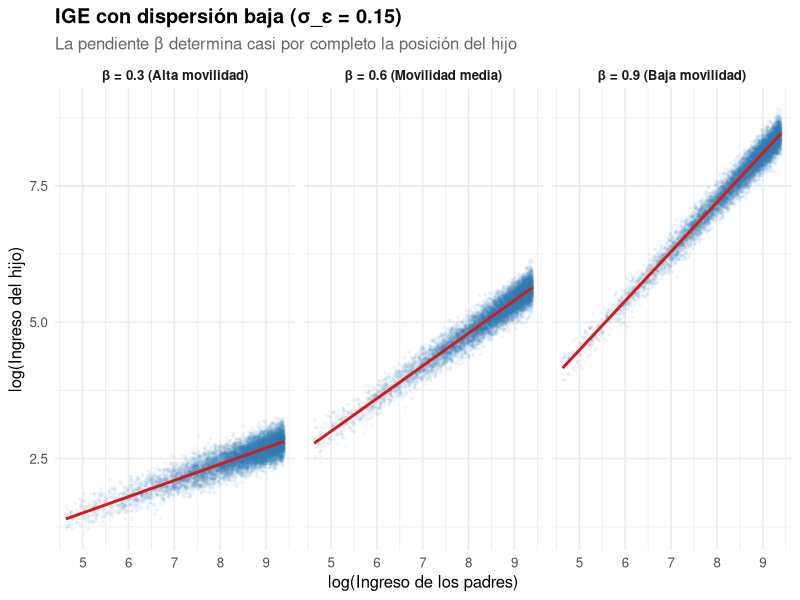
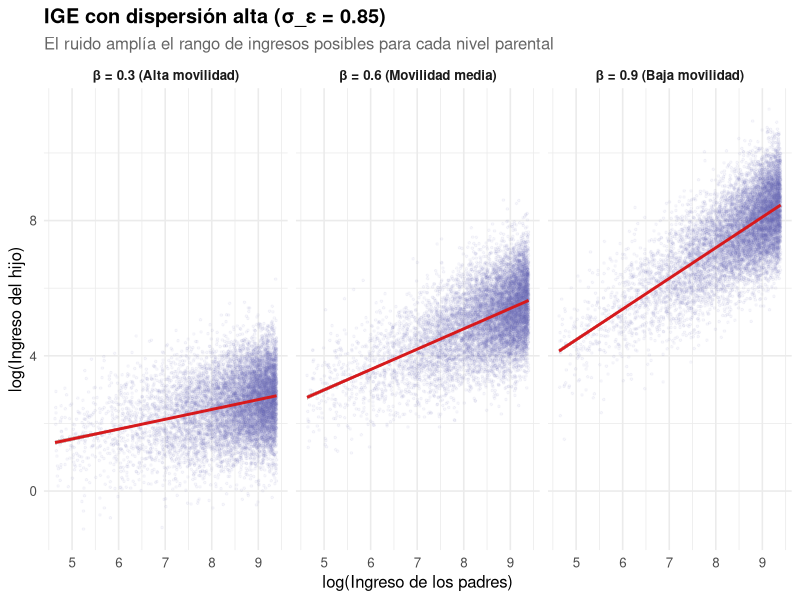

These figures' R source, in order:
## ---- chunk 1
#| message: false
#| warning: false
library(tidyverse)

set.seed(42)
n <- 10000

# Generamos ingresos parentales uniformes entre $100 y $12,000
y_p <- runif(n, 100, 12000)

# Parámetros a variar
betas  <- c(0.3, 0.6, 0.9)
sigmas <- c(0.15, 0.85)

beta_labels  <- c("0.3" = "β = 0.3 (Alta movilidad)",
                   "0.6" = "β = 0.6 (Movilidad media)",
                   "0.9" = "β = 0.9 (Baja movilidad)")

sigma_labels <- c("0.15" = "σ_ε = 0.15 (Bajo ruido)",
                   "0.85" = "σ_ε = 0.85 (Alto ruido)")

# Construimos la grilla de simulaciones
sim_data <- expand_grid(beta = betas, sigma = sigmas) %>%
  mutate(data = map2(beta, sigma, function(b, s) {
    e        <- rnorm(n, mean = 0, sd = s)
    log_yh   <- 0 + b * log(y_p) + e
    tibble(
      log_yp  = log(y_p),
      log_yh  = log_yh,
      y_p     = y_p,
      y_h     = exp(log_yh)
    )
  })) %>%
  unnest(data) %>%
  mutate(
    beta_label  = beta_labels[as.character(beta)],
    sigma_label = sigma_labels[as.character(sigma)],
    beta_label  = factor(beta_label,  levels = beta_labels),
    sigma_label = factor(sigma_label, levels = sigma_labels)
  )
## ---- chunk 2
#| fig-cap: "Transmisión intergeneracional con baja dispersión del error. Cada panel muestra un nivel de β distinto."
#| label: fig-baja-dispersion

sim_data %>%
  filter(sigma == 0.15) %>%
  ggplot(aes(x = log_yp, y = log_yh)) +
  geom_point(alpha = 0.05, size = 0.6, color = "#2c7bb6") +
  geom_smooth(method = "lm", se = TRUE, color = "#d7191c", linewidth = 1) +
  facet_wrap(~beta_label, ncol = 3) +
  labs(
    title    = "IGE con dispersión baja (σ_ε = 0.15)",
    subtitle = "La pendiente β determina casi por completo la posición del hijo",
    x        = "log(Ingreso de los padres)",
    y        = "log(Ingreso del hijo)"
  ) +
  theme_minimal(base_size = 12) +
  theme(
    strip.text      = element_text(face = "bold"),
    plot.title      = element_text(face = "bold"),
    plot.subtitle   = element_text(color = "gray40")
  )
## ---- chunk 3
#| fig-cap: "Transmisión intergeneracional con alta dispersión del error."
#| label: fig-alta-dispersion

sim_data %>%
  filter(sigma == 0.85) %>%
  ggplot(aes(x = log_yp, y = log_yh)) +
  geom_point(alpha = 0.05, size = 0.6, color = "#756bb1") +
  geom_smooth(method = "lm", se = TRUE, color = "#d7191c", linewidth = 1) +
  facet_wrap(~beta_label, ncol = 3) +
  labs(
    title    = "IGE con dispersión alta (σ_ε = 0.85)",
    subtitle = "El ruido amplía el rango de ingresos posibles para cada nivel parental",
    x        = "log(Ingreso de los padres)",
    y        = "log(Ingreso del hijo)"
  ) +
  theme_minimal(base_size = 12) +
  theme(
    strip.text      = element_text(face = "bold"),
    plot.title      = element_text(face = "bold"),
    plot.subtitle   = element_text(color = "gray40")
  )
## ---- chunk 4
#| tbl-cap: "Estimaciones OLS del coeficiente β por escenario de simulación"
#| label: tbl-regresiones

resultados <- sim_data %>%
  group_by(beta, sigma, beta_label, sigma_label) %>%
  summarise(
    modelo      = list(lm(log_yh ~ log_yp)),
    .groups     = "drop"
  ) %>%
  mutate(
    beta_est    = map_dbl(modelo, ~ coef(.x)[["log_yp"]]),
    beta_se     = map_dbl(modelo, ~ summary(.x)$coefficients["log_yp", "Std. Error"]),
    r_squared   = map_dbl(modelo, ~ summary(.x)$r.squared)
  ) %>%
  select(beta_label, sigma_label, beta_verdadero = beta, beta_est, beta_se, r_squared)

resultados %>%
  mutate(across(where(is.numeric), ~ round(.x, 4))) %>%
  rename(
    "Escenario β"        = beta_label,
    "Escenario σ_ε"      = sigma_label,
    "β verdadero"        = beta_verdadero,
    "β estimado"         = beta_est,
    "Error estándar"     = beta_se,
    "R²"                 = r_squared
  ) %>%
  knitr::kable(align = "lllcccc")
